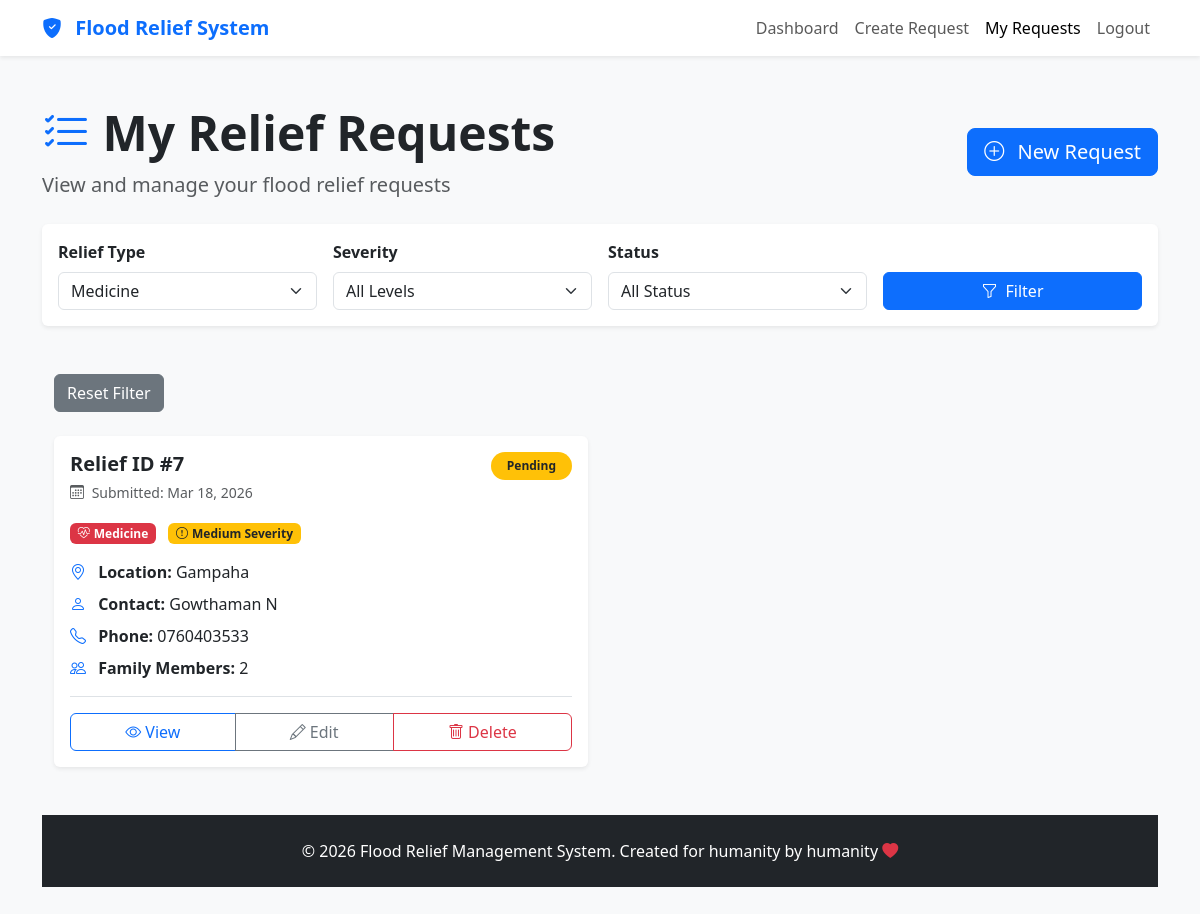
The app's page /FullStackProject/User/filterrelief.php?relief_type=Medicine (signed in) with its own data.
### tables this page shows
CREATE TABLE `reliefdetails` (
  `ReliefID` int(11) NOT NULL,
  `UserID` int(11) DEFAULT NULL,
  `TypeofRelief` enum('Water','Food','Medicine','Shelter') DEFAULT NULL,
  `District` varchar(255) NOT NULL,
  `DivisionalSecretariat` varchar(255) NOT NULL,
  `GNDivision` varchar(255) NOT NULL,
  `ContactPersonName` varchar(255) NOT NULL,
  `ContactPersonNumber` varchar(12) NOT NULL,
  `Address` varchar(255) NOT NULL,
  `NoOfFamilyMembers` int(11) NOT NULL,
  `FloodSeverityLevel` enum('Low','Medium','High') DEFAULT NULL,
  `Description` varchar(255) DEFAULT NULL,
  `Status` enum('Pending','Approved','Completed') DEFAULT NULL,
  `date` date DEFAULT curdate()
);

### FullStackProject/User/filterrelief.php (the view, shortened to what this page needs)
<?php
include 'connection.php';
$UserID = $_SESSION['userid'];
$relief_type = isset($_GET['relief_type']) ? $_GET['relief_type'] : '';
$severity_level = isset($_GET['severity_level']) ? $_GET['severity_level'] : '';
$status_level = isset($_GET['status']) ? $_GET['status'] : '';
if($relief_type != '' && $severity_level != '' && $status_level != ''){
    $stmt = $conn->prepare("SELECT * FROM reliefdetails WHERE TypeofRelief = ? AND FloodSeverityLevel = ? AND Status = ? AND UserID = ?");
    $stmt->bind_param("sssi",$relief_type,$severity_level,$status_level,$UserID);
}
elseif($relief_type != '' && $severity_level != ''){
    $stmt = $conn->prepare("SELECT * FROM reliefdetails WHERE TypeofRelief = ? AND FloodSeverityLevel = ? AND UserID = ?");
    $stmt->bind_param("ssi", $relief_type,$severity_level,$UserID);
}
elseif($relief_type != ''&& $status_level != ''){
    $stmt = $conn->prepare("SELECT * FROM reliefdetails WHERE TypeofRelief = ? AND Status = ? AND UserID = ?");
    $stmt->bind_param("ssi", $relief_type,$status_level,$UserID);
}
elseif($severity_level != '' && $status_level != ''){
    $stmt = $conn->prepare("SELECT * FROM reliefdetails WHERE FloodSeverityLevel = ? AND Status = ? AND UserID = ?");
    $stmt->bind_param("ssi",$severity_level,$status_level,$UserID);
}
elseif($relief_type != ''){
     $stmt = $conn->prepare("SELECT * FROM reliefdetails WHERE TypeofRelief = ? AND UserID = ?");
     $stmt->bind_param("si", $relief_type,$UserID);
}
elseif($severity_level != ''){
     $stmt = $conn->prepare("SELECT * FROM reliefdetails WHERE FloodSeverityLevel = ? AND UserID = ?");
     $stmt->bind_param("si", $severity_level,$UserID);
}
elseif($status_level != ''){
     $stmt = $conn->prepare("SELECT * FROM reliefdetails WHERE Status = ? AND UserID = ?");
     $stmt->bind_param("si",$status_level,$UserID);
}
else {
    header("Location: http://localhost/FullStackProject/User/view_requests.php");
    exit();
}
$stmt->execute();
$result = $stmt->get_result();
?>
<!DOCTYPE html>
<html lang="en">
<head>
    <link href="https://cdn.jsdelivr.net/npm/bootstrap@5.3.2/dist/css/bootstrap.min.css" rel="stylesheet">
    <link rel="stylesheet" href="https://cdn.jsdelivr.net/npm/bootstrap-icons@1.11.1/font/bootstrap-icons.css">
</head>
<body class="bg-light">
    <nav class="navbar navbar-expand-lg navbar-light bg-white shadow-sm">
        <div class="container">
            <a class="navbar-brand fw-bold text-primary" href="http://localhost/FullStackProject/User/dashboard.php">
                <i class="bi bi-shield-fill-check me-2"></i>
                Flood Relief System
            </a>
            <div class="collapse navbar-collapse" id="navbarNav">
                <ul class="navbar-nav ms-auto">
                    <li class="nav-item">
                        <a class="nav-link" href="http://localhost/FullStackProject/User/dashboard.php">Dashboard</a>
                    </li>
                    <li class="nav-item">
                        <a class="nav-link" href="http://localhost/FullStackProject/User/create_request.php">Create Request</a>
                    </li>
                    <li class="nav-item">
                        <a class="nav-link active" href="http://localhost/FullStackProject/User/view_requests.php">My Requests</a>
                    </li>
                    <li class="nav-item">
                        <a class="nav-link" href="http://localhost/FullStackProject/index.html">Logout</a>
                    </li>
                </ul>
            </div>
        </div>
    </nav>
    <div class="container py-5">
        <div class="d-flex justify-content-between align-items-center mb-4">
            <div>
                <h1 class="display-5 fw-bold">
                    <i class="bi bi-list-check text-primary"></i>
                    My Relief Requests
                </h1>
                <p class="lead text-muted mb-0">View and manage your flood relief requests</p>
            </div>
            <a href="http://localhost/FullStackProject/User/create_request.php" class="btn btn-primary btn-lg">
                <i class="bi bi-plus-circle me-2"></i>
                New Request
            </a>
        </div>
        <div class="card border-0 shadow-sm mb-4">
            <form method="GET" action="http://localhost/FullStackProject/User/filterrelief.php">
             <div class="card-body">
                <div class="row g-3 align-items-end">
                    <div class="col-md-3">
                        <label class="form-label fw-semibold">Relief Type</label>
                        <select class="form-select" name="relief_type">
                            <option value="Medicine" <?php if($relief_type == "Medicine") echo "selected"; ?>>Medicine</option>
                        </select>
                    </div>
                    <div class="col-md-3">
                        <label class="form-label fw-semibold">Severity</label>
                        <select class="form-select" name="severity_level">
                            <option value="">All Levels</option>
                        </select>
                    </div>
                    <div class="col-md-3">
                        <label class="form-label fw-semibold">Status</label>
                        <select class="form-select" name="status">
                            <option value="">All Status</option>
                        </select>
                    </div>
                    <div class="col-md-3">
                        <button class="btn btn-primary w-100">
                            <i class="bi bi-funnel me-2"></i>Filter
                        </button>
                    </div>
                </div>
            </div>
        </div>
<div class="container mt-5">
    <a href="http://localhost/FullStackProject/User/view_requests.php" class="btn btn-secondary mb-4">Reset Filter</a>
 <div class="row g-4">
           <?php while($row = $result->fetch_assoc()) { ?>
            <div class="col-lg-6">
                <div class="card border-0 shadow-sm h-100">
                    <div class="card-body">
                        <div class="d-flex justify-content-between align-items-start mb-3">
                            <div>
                                <h5 class="card-title fw-bold mb-1">Relief ID #<?php echo $row['ReliefID']; ?></h5>
                                <small class="text-muted">
                                    <i class="bi bi-calendar3 me-1"></i>
                                    Submitted: <?php echo date("M d, Y", strtotime($row['date'])); ?>
                                </small>
                            </div>
                            <?php
                                if($row['Status'] == 'Approved'){
                                 ?>
                                    <span class="badge bg-info text-dark rounded-pill px-3 py-2">
                                        <?php echo $row['Status']; ?>
                                    </span>
                                <?php }
                                elseif($row['Status'] == 'Pending'){
                                 ?>
                                    <span class="badge bg-warning text-dark rounded-pill px-3 py-2">
                                        <?php echo $row['Status']; ?>
                                    </span>
                                <?php }
                                elseif($row['Status'] == 'Completed'){
                                 ?>
                                    <span class="badge bg-success rounded-pill px-3 py-2">
                                        <?php echo $row['Status']; ?>
                                    </span>
                                <?php } ?>
                        </div>
                        <div class="mb-3">
                                <?php
                                if($row['TypeofRelief'] == 'Food'){
                                 ?>
                                    <span class="badge bg-success me-2">
                                        <i class="bi bi-basket me-1"></i><?php echo $row['TypeofRelief']; ?>
                                    </span>
                                <?php }
                                elseif($row['TypeofRelief'] == 'Water'){
                                 ?>
                                    <span class="badge bg-info me-2">
                                        <i class="bi bi-droplet me-1"></i><?php echo $row['TypeofRelief']; ?>
                                    </span>
                                <?php }
                                elseif($row['TypeofRelief'] == 'Medicine'){
                                 ?>
                                    <span class="badge bg-danger me-2">
                                        <i class="bi bi-heart-pulse me-1"></i><?php echo $row['TypeofRelief']; ?>
                                    </span>
                                <?php }
                                elseif($row['TypeofRelief'] == 'Shelter'){
                                    ?>
                                    <span class="badge bg-primary me-1">
                                        <i class="bi bi-house me-1"></i><?php echo $row['TypeofRelief']; ?>
                                    </span>
                                <?php }
                                if($row['FloodSeverityLevel'] == 'High'){
                                 ?>
                                    <span class="badge bg-danger">
                                        <i class="bi bi-exclamation-triangle me-1"></i><?php echo $row['FloodSeverityLevel']; ?> Severity
                                    </span>
                                <?php }
                                elseif($row['FloodSeverityLevel'] == 'Medium'){
                                 ?>
                                    <span class="badge bg-warning text-dark">
                                        <i class="bi bi-exclamation-circle me-1"></i><?php echo $row['FloodSeverityLevel']; ?> Severity
                                    </span>
                                <?php }
                                elseif($row['FloodSeverityLevel'] == 'Low'){
                                 ?>
                                    <span class="badge bg-success">
                                        <i class="bi bi-check-circle me-1"></i><?php echo $row['FloodSeverityLevel']; ?> Severity
                                    </span>
                                <?php } ?>
                        </div>
                        <div class="mb-2">
                            <i class="bi bi-geo-alt text-primary me-2"></i>
                            <strong>Location: </strong><?php echo $row['District']; ?>
                        </div>
                        <div class="mb-2">
                            <i class="bi bi-person text-primary me-2"></i>
                            <strong>Contact: </strong><?php echo $row['ContactPersonName']; ?>
                        </div>
                        <div class="mb-2">
                            <i class="bi bi-telephone text-primary me-2"></i>
                            <strong>Phone: </strong><?php echo $row['ContactPersonNumber']; ?>
                        </div>
                        <div class="mb-3">
                            <i class="bi bi-people text-primary me-2"></i>
                            <strong>Family Members: </strong><?php echo $row['NoOfFamilyMembers']; ?>
                        </div>
                        <div class="border-top pt-3">
                            <div class="btn-group w-100" role="group">
                                <button class="btn btn-outline-primary">
                                    <i class="bi bi-eye me-1"></i>View
                                </button>
                                <a href="http://localhost/FullStackProject/User/create_request.php?id=<?php echo $row['ReliefID']; ?>"
                                 class="btn btn-outline-secondary">
                                    <i class="bi bi-pencil me-1"></i>Edit
                                </a>
                                <a href="http://localhost/FullStackProject/User/deleterelief.php?id=<?php echo $row['ReliefID']; ?>"
                                class="btn btn-outline-danger"
                                onclick="return confirm('Are you sure you want to delete this request?');">
                                    <i class="bi bi-trash me-1"></i>Delete
                                </a>
                            </div>
                        </div>
                    </div>
                </div>
            </div>
            <?php } ?>
        </div>
    </div>
    <footer class="bg-dark text-white text-center py-4 mt-5">
        <div class="container">
            <p class="mb-0">&copy; 2026 Flood Relief Management System. Created for humanity by humanity <i class="bi bi-heart-fill text-danger"></i></p>
        </div>
    </footer>
</body>
</html>

### records on screen
reliefdetails: ReliefID "7", date "Mar 18, 2026", Status "Pending", TypeofRelief "Medicine", FloodSeverityLevel "Medium", District "Gampaha", ContactPersonName "Gowthaman N", ContactPersonNumber "0760403533", NoOfFamilyMembers "2"
